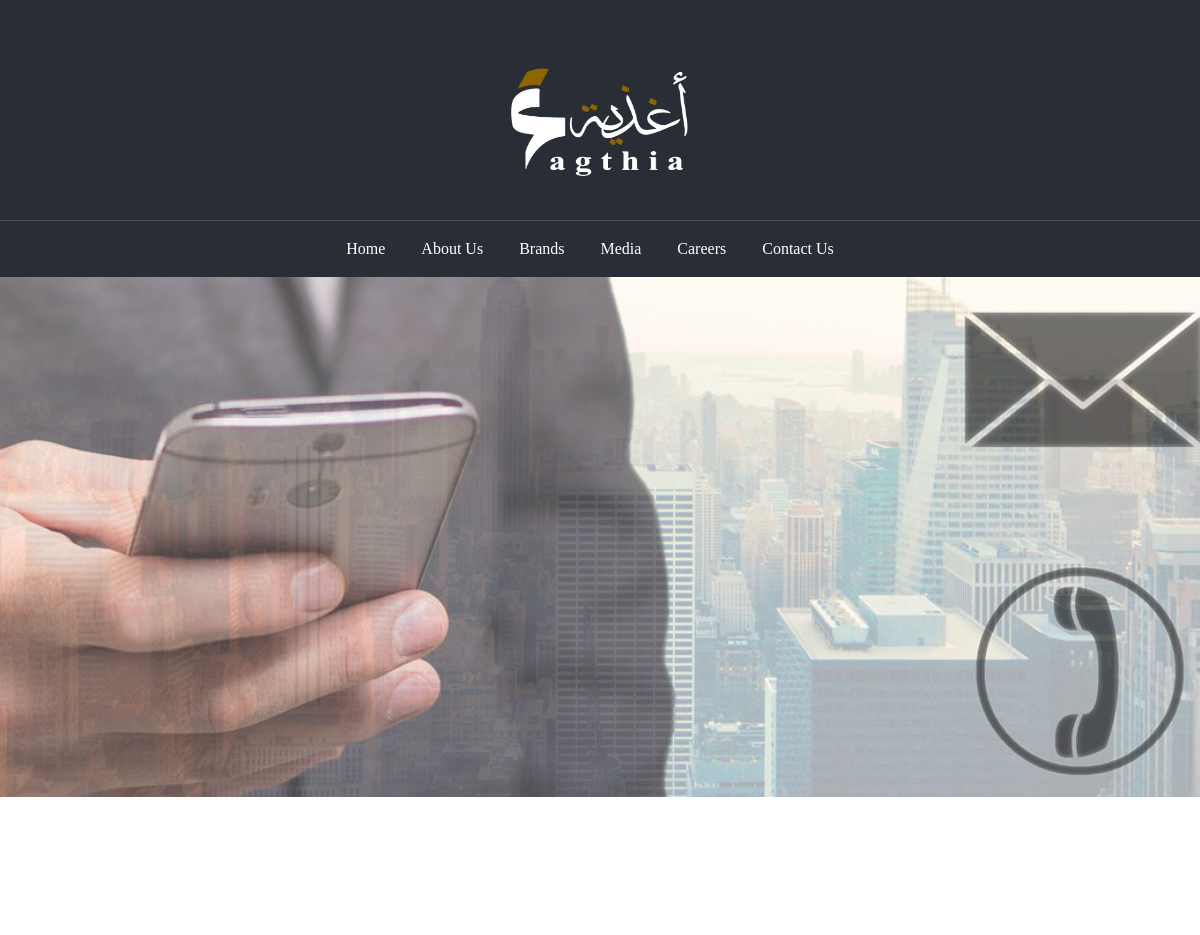
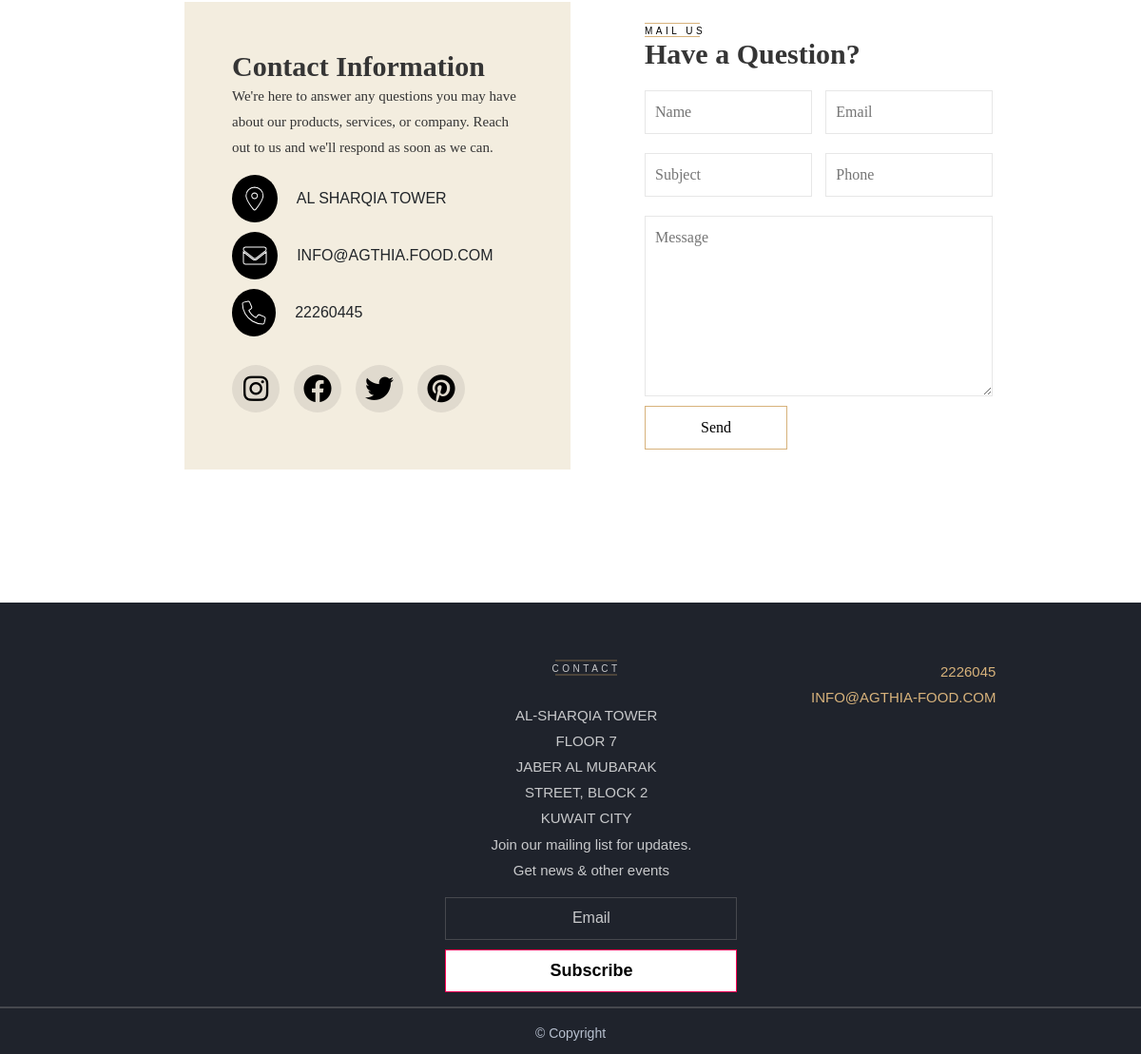
The app's page /contact with its own data (2 pictures, top to bottom).
### agthi/models.py (models this page shows)
class Contact_uss(models.Model):
    title = models.CharField(max_length=200, null=True)
    description = models.TextField(null=True)
    place = models.CharField(max_length=200, null=True)
    email = models.CharField(max_length=200, null=True)
    phone = models.CharField(max_length=200, null=True)
    instagram_link = models.URLField(max_length=200, default="https://www.instagram.com/")
    facebook_link = models.URLField(max_length=200, default="https://www.facebook.com/")
    twitter_link = models.URLField(max_length=200, default="https://www.twitter.com/")
    pinterest_link = models.CharField(max_length=200, default="https://www.pinterest.com/")
    contact_email = models.CharField(max_length=200, null=True)

### agthi/views.py (the view)
# urls.py: path('contact', agthi.views.contact, name='contact'),
def contact(request):
    dvd = Contact_uss.objects.all()
    return render(request, 'tem/contact.html',{'dvd':dvd})

### Templates/tem/contact.html (shortened to what this page needs)
{% load static %}
<!DOCTYPE html>
<html lang="zxx">
<head>
    <link rel="stylesheet" href="https://cdnjs.cloudflare.com/ajax/libs/font-awesome/6.0.0-beta3/css/all.min.css">
    <link href="https://stackpath.bootstrapcdn.com/bootstrap/4.3.1/css/bootstrap.min.css" rel="stylesheet">
    <link rel="stylesheet" href="{% static 'sta/css/bootstrap.min.css' %}" type="text/css">
    <link rel="stylesheet" href="{% static 'sta/css/font-awesome.min.css' %}" type="text/css">
    <link rel="stylesheet" href="{% static 'sta/css/nice-select.css' %}" type="text/css">
    <link rel="stylesheet" href="{% static 'sta/css/slicknav.min.css' %}" type="text/css">
    <link rel="stylesheet" href="{% static 'sta/css/contact.css' %}" type="text/css">
</head>
<body>
    <header class="header-section">
        <div class="container" align="center">
            <div class="logo">
                <a href="{% url 'home' %}"><img src="{% static 'sta1/images/logo_agthia.jpg' %}" alt=""></a>
            </div><br>
    </header>
<nav class="navbar navbar-expand-sm navbar-custom justify-content-center">
    <ul class="navbar-nav">
      <li class="nav-item">
        <a class="nav-link" href="{% url 'home' %}">Home</a>
      </li>
      <li class="nav-item">
        <a class="nav-link" href="#" data-toggle="modal" data-target="#aboutUsModal">About Us</a>
      </li>
      <li class="nav-item">
        <a class="nav-link" href="{% url 'restaurants' %}">Brands</a>
      </li>
       <li class="nav-item">
        <a class="nav-link" href="{% url 'media_page' %}">Media</a>
      </li>
      <li class="nav-item">
        <a class="nav-link" href="{% url 'careers' %}">Careers</a>
      </li>
       <li class="nav-item">
        <a class="nav-link" href="{% url 'contact' %}">Contact Us</a>
      </li>
    </ul>
</nav>
<section class="section-background">
</section>
 {% if dvd %}
 {% for t in dvd %}
<section class="sect_contact" id="sec_cnt">
    <div class="contact-info" id="cnt_inf" style="background-color:#f3eddf;">
        <h3>{{t.title}}</h3>
        <p>{{t.description}}</p>
        <div>
            <div class="icon-box"><i class="fas fa-map-marker-alt"></i></div>
            <span class="contact-text">{{t.place}}</span>
        </div>
        <div>
            <div class="icon-box"><i class="fas fa-envelope"></i></div>
            <span class="contact-text">{{t.email}}</span>
        </div>
        <div>
            <div class="icon-box"><i class="fas fa-phone"></i></div>
            <span class="contact-text">{{t.phone}}</span>
        </div>
        <div class="social-icons" id="soc_ico" >
                {% if t.instagram_link %}
                <a href="{{t.instagram_link}}" target="_blank" style="background-color:#e0dace;"><i class="fab fa-instagram"></i></a>
                {% else %}
                <a href="{% url 'link_unavailable1' %}" style="background-color:#e0dace;"><i class="fab fa-instagram"></i></a>
                {% endif %}
                {% if t.facebook_link %}
                <a href="{{t.facebook_link}}" target="_blank" style="background-color:#e0dace;"><i class="fab fa-facebook-f"></i></a>
                {% else %}
                <a href="{% url 'link_unavailable1' %}" style="background-color:#e0dace;"><i class="fab fa-facebook-f"></i></a>
                {% endif %}
                {% if t.twitter_link %}
                <a href="{{t.twitter_link}}" target="_blank" style="background-color:#e0dace;"><i class="fab fa-twitter"></i></a>
                {% else %}
                <a href="{% url 'link_unavailable1' %}" style="background-color:#e0dace;"><i class="fab fa-twitter"></i></a>
                {% endif %}
                {% if t.twitter_link %}
                <a href="{{t.pinterest_link}}" target="_blank" style="background-color:#e0dace;"><i class="fab fa-pinterest"></i></a>
                {% else %}
                <a href="{% url 'link_unavailable1' %}" style="background-color:#e0dace;"><i class="fab fa-pinterest"></i></a>
                {% endif %}
        </div>
    </div>
    <div class="sect_mail" id="sec_mai">
          <hr class="up-hr">
            <span style="color:black">MAIL US</span>
            <hr class="low-hr">
        <h3>Have a Question?</h3>
        <form style="margin-top:10px;" method="post" action="{% url 'contact_cust' %}">
            <input style="border: 1px solid #e7e7e7" type="text" id="mail_inp" placeholder="Name" name="nam" required>
            <input style="border: 1px solid #e7e7e7" type="text" id="mail_inp" placeholder="Email" name="emm" required>
            <input style="border: 1px solid #e7e7e7" type="text" id="mail_inp" placeholder="Subject" name="subj" required>
            <input style="border: 1px solid #e7e7e7" type="text" id="mail_inp" placeholder="Phone" name="phone" required>
            <textarea style="border: 1px solid #e7e7e7" id="w3review" placeholder="Message" name="msg" rows="7" required></textarea><br><br>
            <input id="sec-mai-btn" type="submit" value="Send">
        </form>
    </div>
</section>
{% endfor %}
{% endif %}
<footer class="footer-section">
    <div class="container">
        <div class="fs-left">
            <hr class="up-hr">
            <span style="color:#c8c9cb">CONTACT</span>
            <hr class="low-hr"><br><br>
            <p style="color:#c8c9cb">AL-SHARQIA TOWER<br>
            FLOOR 7<br>
            JABER AL MUBARAK<br>
            STREET, BLOCK 2<br>
            KUWAIT CITY</p>
        </div>
        <div class="subscribe-form">
            <form action="{% url 'cust_subscr' %}">
                <p id="subs-p" style="color:#c8c9cb">Join our mailing list for updates.<br>Get news & other events</p>
                <input id="subs-em" type="email"  name="emm" placeholder="Email" required>
                <button id="subs-but" type="submit">Subscribe</button>
            </form>
        </div>
        <div class="footer_mail">
            <p>2226045<br>
            INFO@AGTHIA-FOOD.COM</p>
        </div>
    </div>
    <div class="copyr_foo">
        <div class="copyr_hr"></div>
        <p class="copyright-text">© Copyright</p>
    </div>
</footer>
</body>
</html>

### static/sta/css/contact.css (style rules this page uses)
html, body { height: 100%; font-family: "PT Sans", sans-serif; -webkit-font-smoothing: antialiased; font-smoothing: antialiased; background: none; }
h1, h2, h3, h4, h5, h6 { margin: 0; color: #353535; font-weight: 400; font-family: "PT Sans", sans-serif; }
hr { border-color: #4e535b; width:100%; margin:0px; }
h3 { font-size: 30px; }
p { font-size: 15px; color: #353535; font-family: "PT Sans", sans-serif; font-weight: 400; line-height: 27px; margin: 0 0 15px 0; }
img { max-width: 100%; }
ul, ol { padding: 0; margin: 0; }
.header-section { padding-top: 65px; padding-bottom: 30px; background-color:#292D36; height:220px; }
.header-section .logo { text-align: center; margin-bottom: 92px; width:220px; height:220px; }
.header-section .logo a { display: inline-block; margin-top:2px; }
.header-section .logo img { width:180px; height:110px; }
.footer-section { background-color:#1F232C; padding-top: 70px; }
.footer-section .fs-left { margin-bottom: 31px; width:40%; margin-left:20%; margin-right:10%; color:white; }
.footer-section .fs-left p { color: white; }
.footer-section .subscribe-form { margin-bottom: 38px; padding-top: 25px; }
.footer-section .subscribe-form p { text-align:center; color:white; }
.footer-section .subscribe-form input[type="email"] { margin-right: -5px; height: 62px; width: 300px; margin-left: 1px; background-color: transparent; border: 1px solid white; }
.footer-section .subscribe-form button[type="submit"] { background-color:white; color:black; }
.footer-section .footer_mail { margin-left:2px; text-align:right; }
.footer-section .footer_mail p { color:#777060; }
.footer-section .subscribe-form input { width: calc(100% - 225px); height: 64px; border: 1px solid #fff; display: inline-block; margin-right: 15px; padding-left: 34px; padding-right: 10px; font-size: 16px; font-style: italic; color: #353535; }
.footer-section .subscribe-form input::placeholder { color: #353535; }
.footer-section .subscribe-form button { border: 1px solid #FC0254; background: #FC0254; font-size: 18px; font-weight: 700; color: #fff; padding: 17px 40px; display: inline-block; cursor: pointer; min-width: 205px; }
.footer-section .copyright-text { font-size: 14px; color: #b8c1d0; padding-top: 50px; padding-bottom: 8px; }
.footer-section .subscribe-form input { font-style: normal; color:white; }
.footer-section .subscribe-form input::placeholder { color:white; }

### records on screen
Contact_uss: title "Contact Information", description "We're here to answer any questions you may have about our products, services, or company. Reach out to us and we'll respond as soon as we can.", place "AL SHARQIA TOWER", email "INFO@AGTHIA.FOOD.COM", phone "22260445"
